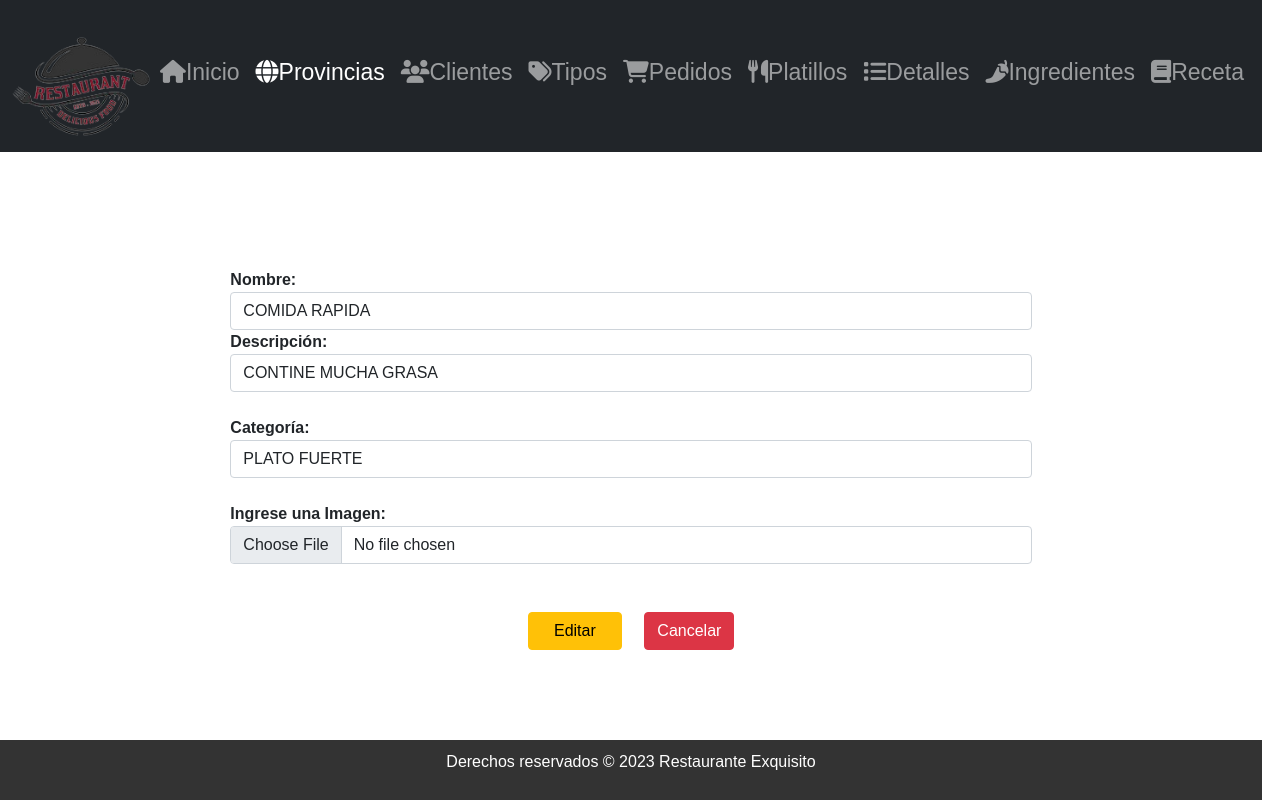
The app's page /editarTipo/1 with its own data.
### Aplicaciones/Facturacion/models.py (models this page shows, shortened)
class Tipo(models.Model):
    id_ed = models.AutoField(primary_key=True)
    nombre_ed = models.CharField(max_length=150)
    descripcion_ed = models.TextField()
    categoria_ed=models.CharField(max_length=150, null=True,blank=True)
    fotografia=models.FileField(upload_to='tipo', null=True,blank=True)

### Aplicaciones/Facturacion/views.py (the view)
# urls.py: path('editarTipo/<id_ed>' ,views.editarTipo),
def editarTipo(request, id_ed):
    tipoEditar=Tipo.objects.get(id_ed=id_ed)
    tiposBdd=Tipo.objects.all()
    return  render(request, 'editarTipo.html',{'tipo':tipoEditar,'tipos':tiposBdd})

### Aplicaciones/Facturacion/templates/editarTipo.html (shortened to what this page needs)
{% extends "./plantilla.html" %}
{% load static %}
{% block contenido %}
<div class="row">
  <div class="col-md-2">
  </div>
  <div class="col-md-8">
    <br> <br>
    <form class="" action="/procesarActualizacionTipo/" method="post" enctype="multipart/form-data" id="frm_nuevo_provincia" >
      <b>Nombre:</b>
      <input type="text" name="nombre_ed" id="nombre_ed"
      value="{{tipo.nombre_ed}}" placeholder="Ingrese el nombre "
      class="form-control" required>
      <b>Descripción:</b>
      <input type="text" name="descripcion_ed" id="descripcion_ed"
      value="{{tipo.descripcion_ed}}" placeholder="Ingrese la descripción"
      class="form-control" required>
      <br>
      <b>Categoría:</b>
      <input type="text" name="categoria_ed" id="categoria_ed"
      value="{{tipo.categoria_ed}}" placeholder="Ingrese la categoría"
      class="form-control" required>
      <br>
      <b>Ingrese una Imagen:</b>
      <input type="file" name="fotografia" id="fotografia"
      accept="image/*" class="form-control" required>
      <br>
      <br>
      <center>
        <button type="submit" name="button"
        class="btn btn-warning">
          &nbsp;&nbsp;&nbsp;Editar&nbsp;&nbsp;&nbsp;
        </button>&nbsp;&nbsp;&nbsp;&nbsp;
        <a href="/"
        class="btn btn-danger">
          Cancelar
        </a>
      </center>
    </form>
  </div>
</div>
{% endblock %}

### RestauranteED/static/css/principal.css (style rules this page uses)
body { margin: 0; padding: 0; font-family: 'Poppins', sans-serif; background-image: url('ruta_de_la_imagen.jpg'); background-size: cover; background-position: center; background-repeat: no-repeat; / }
.row { margin: 20px 0; }

### records on screen
Tipo: nombre_ed "COMIDA RAPIDA", descripcion_ed "CONTINE MUCHA GRASA", categoria_ed "PLATO FUERTE"
